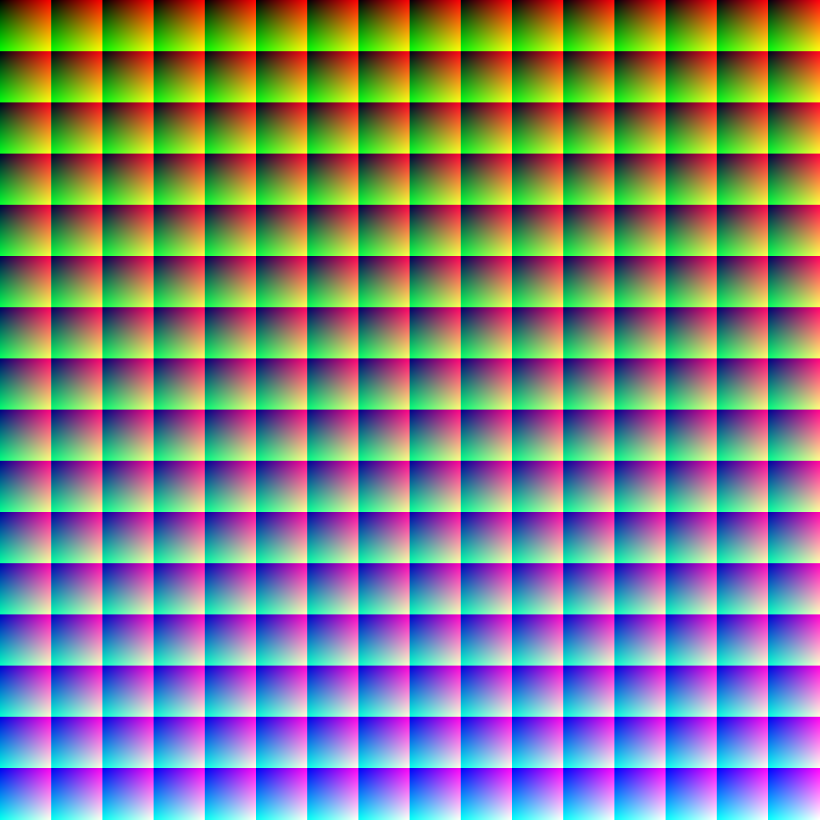
#> input picture RGB16Million.png, 4096 x 4096 px, given in place of the camera (shown at 1/5 size)
$ python trainer.py   (Python 2 division)
#> lines starting #> are read from the running program, lines starting #| are printed output that depends on the picture; after the words box and inside, x2 and y2 are one past the last pixel; in counts of white or black regions, pixels touching at a corner belong together
#!/usr/bin/python

import numpy as np
import argparse
import cv2

cam = cv2.VideoCapture(0)
boundary = ([35, 100, 100], [40, 255, 255])

while (1):

    _, image = cam.read()
#> image is the input picture: shape (4096, 4096, 3); mean B, G, R 127.5, 127.5, 127.5
    hsv = cv2.cvtColor(image, cv2.COLOR_BGR2HSV)
#> hsv: shape (4096, 4096, 3); mean H, S, V 89.5, 170.5, 191.5

    lower = np.array(boundary[0], dtype = "uint8")
    upper = np.array(boundary[1], dtype = "uint8")

    mask = cv2.inRange(hsv, lower, upper)
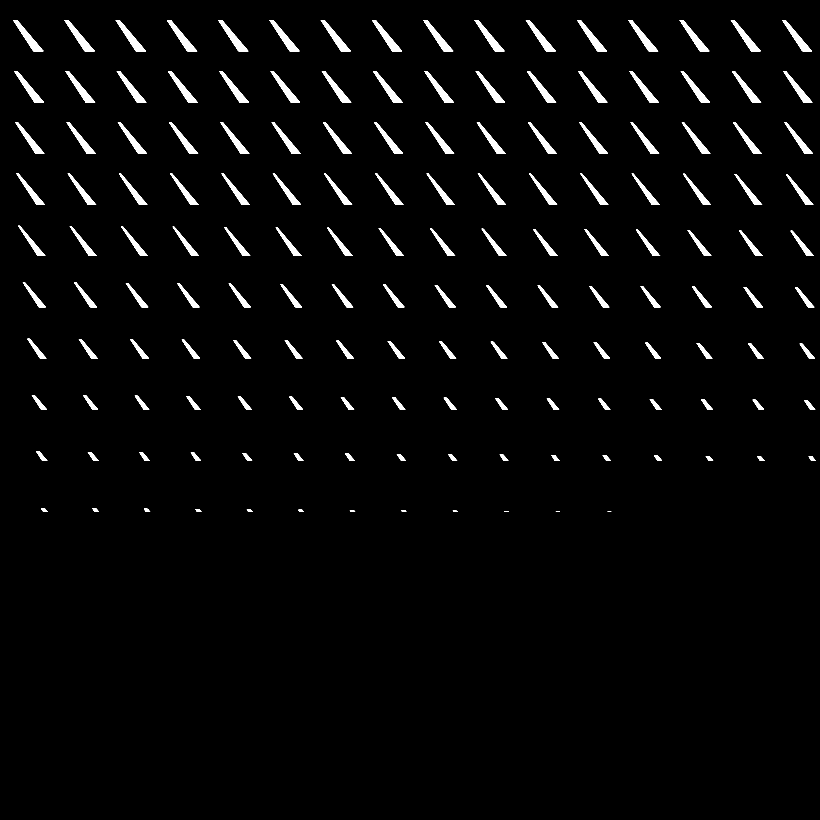
#> mask: shape (4096, 4096) (shown at 1/5 size); 2.7% white; 156 white regions, largest, box (x1, y1, x2, y2) and area: (66, 100, 217, 256) 5537, (322, 100, 474, 256) 5506, (578, 100, 730, 256) 5475
    output = cv2.bitwise_and(image, image, mask = mask)
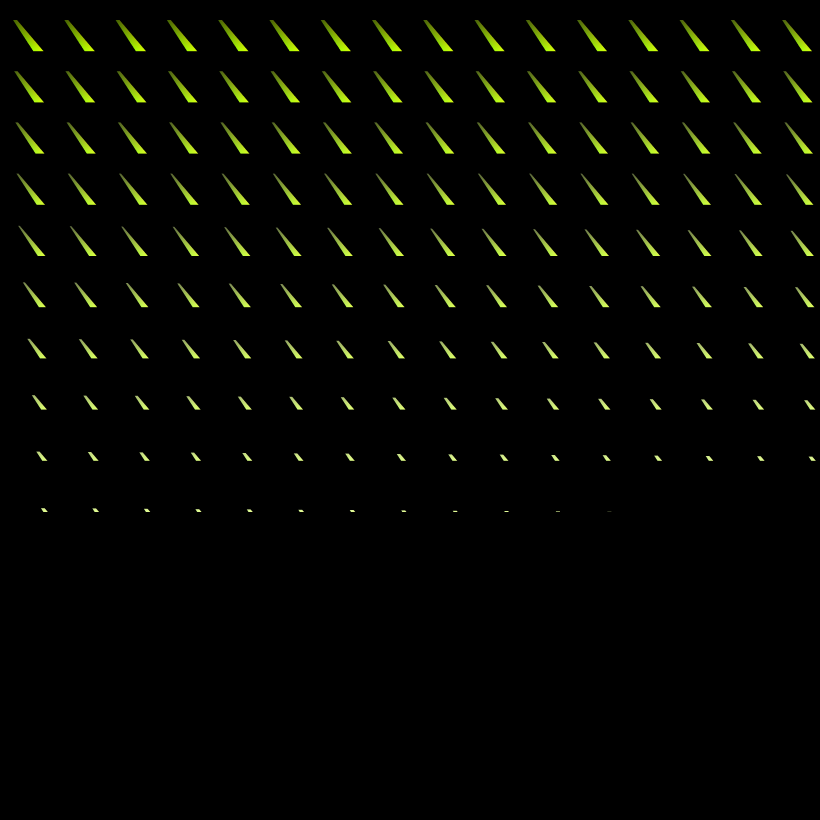
#> output: shape (4096, 4096, 3) (shown at 1/5 size); mean B, G, R 1.4, 5.3, 4.3

    #accumMask = cv2.bitwise_not(mask)
    unmasked = cv2.countNonZero(mask)
#> unmasked = 446294
    print unmasked
#| 446294

    cv2.imshow("images", np.hstack([image, output]))

    k = cv2.waitKey(0)
#> (key Esc is pressed here)
    print "key " , k
    if k == 113:
        boundary[0][0] = boundary[0][0] + 1
        boundary[1][0] = boundary[1][0] + 1
        print boundary
    elif k == 97:
        boundary[0][0] = boundary[0][0] - 1
        boundary[1][0] = boundary[1][0] - 1
        print boundary
    elif k == 119:
        boundary[0][1] = boundary[0][1] + 1
        boundary[1][1] = boundary[1][1] + 1
        print boundary
    elif k == 115:
        boundary[0][1] = boundary[0][1] - 1
        boundary[1][1] = boundary[1][1] - 1
        print boundary
    elif k == 101:
        boundary[0][2] = boundary[0][2] + 1
        boundary[1][2] = boundary[1][2] + 1
        print boundary
    elif k == 100:
        boundary[0][2] = boundary[0][2] - 1
        boundary[1][2] = boundary[1][2] - 1
        print boundary
    elif k == 65361:
        boundary[0][0] = boundary[0][0] + 1
        boundary[1][0] = boundary[1][0] - 1
        print boundary
    elif k == 65363:
        boundary[0][0] = boundary[0][0] - 1
        boundary[1][0] = boundary[1][0] + 1
        print boundary
    elif k == 27:
        break
